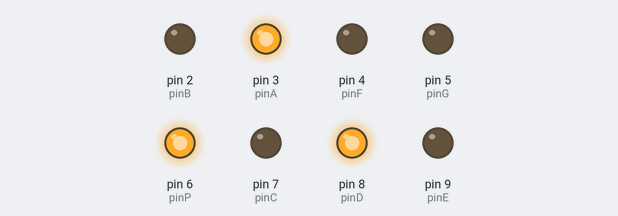
The sketch below on a simulated Arduino Uno, built with avr-gcc and run on an emulated ATmega328P. Parts: output pins drawn as LEDs (lit = HIGH).

Above: at 0.1 s.
At 4.1 s:
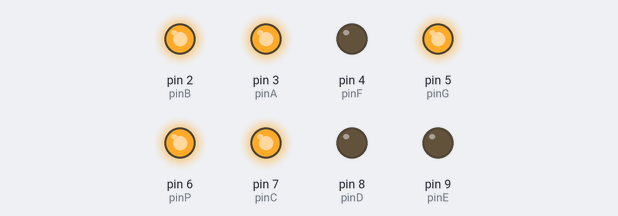
At 8.1 s:
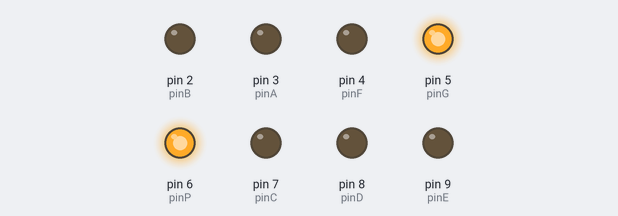
At 18.1 s:
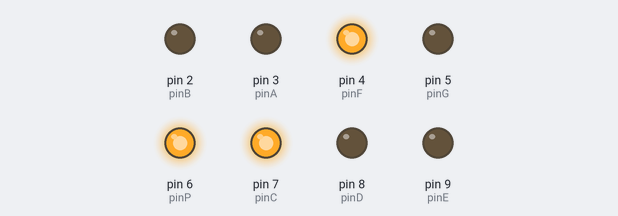
At 28.1 s:
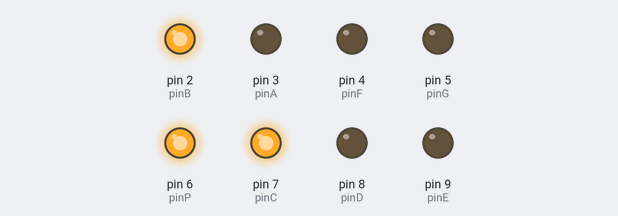
At 38.1 s:
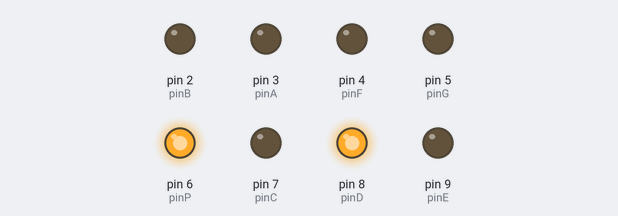
Timing chart, 0 to 39.6 s (numbered marks = the images above):
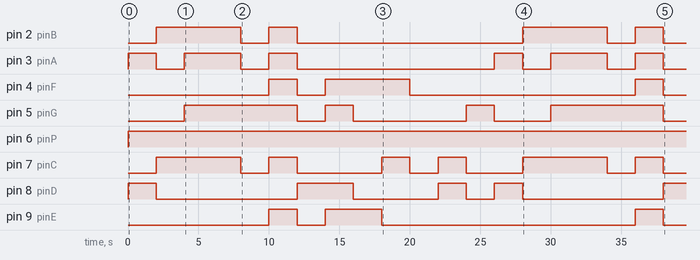

The sketch:

PS1.ino
```cpp
int pinA = 3;
int pinB = 2;
int pinC = 7;
int pinD = 8;
int pinE = 9;
int pinF = 4;
int pinG = 5;
int pinP = 6;

int posicao = 0;
int pinINT0 = 21; // atm2560 pin INT0
int pinINT1 = 20; // atm2560 pin INT1

void setup() {
  pinMode(pinA, OUTPUT);
  pinMode(pinB, OUTPUT);
  pinMode(pinC, OUTPUT);
  pinMode(pinD, OUTPUT);
  pinMode(pinE, OUTPUT);
  pinMode(pinF, OUTPUT);
  pinMode(pinG, OUTPUT);
  pinMode(pinP, OUTPUT);
  attachInterrupt(digitalPinToInterrupt(pinINT0), anterior, RISING);
  attachInterrupt(digitalPinToInterrupt(pinINT1), proximo, RISING);
}

void loop() {
//int hello_at328p[12] = { H,  E,  L,  L, O,  _,  A, T, 3, 2, 8,  P};
  int hello_at328p[12] = {12, 11, 13, 13, 0, 16, 10, 7, 3, 2, 8, 14};
  reset();
  if (posicao > 12) posicao = 0;
  numeros(hello_at328p[posicao]);
  posicao++; // ++posicao;
  delay(2000);
}

void anterior() {
  if (posicao == 0) {
    posicao = 12;
  } else {
    --posicao;
  }
  digitalWrite(pinP, LOW);
  delay(5000);
  digitalWrite(pinP, HIGH);
}

void proximo() {
  if (posicao == 12) {
    posicao = 0;
  } else {
    ++posicao;
  }
  digitalWrite(pinP, LOW);
  delay(5000);
  digitalWrite(pinP, HIGH);
}

void reset() {
  digitalWrite(pinA, HIGH);
  digitalWrite(pinB, HIGH);
  digitalWrite(pinC, HIGH);
  digitalWrite(pinD, HIGH);
  digitalWrite(pinE, HIGH);
  digitalWrite(pinF, HIGH);
  digitalWrite(pinG, HIGH);
  digitalWrite(pinP, HIGH);
}

void numeros(int i) {
    reset();
    switch(i) {
      case 0: // zero e O
        digitalWrite(pinA, LOW);
        digitalWrite(pinB, LOW);
        digitalWrite(pinC, LOW);
        digitalWrite(pinD, LOW);
        digitalWrite(pinE, LOW);
        digitalWrite(pinF, LOW);
      break;
      case 1:
        digitalWrite(pinB, LOW);
        digitalWrite(pinC, LOW);
      break;
      case 2:
        digitalWrite(pinA, LOW);
        digitalWrite(pinB, LOW);
        digitalWrite(pinG, LOW);
        digitalWrite(pinE, LOW);
        digitalWrite(pinD, LOW);
      break;
      case 3:
        digitalWrite(pinA, LOW);
        digitalWrite(pinB, LOW);
        digitalWrite(pinG, LOW);
        digitalWrite(pinC, LOW);
        digitalWrite(pinD, LOW);
      break;
      case 4:
        digitalWrite(pinF, LOW);
        digitalWrite(pinG, LOW);
        digitalWrite(pinB, LOW);
        digitalWrite(pinC, LOW);
      break;
      case 5:
        digitalWrite(pinA, LOW);
        digitalWrite(pinF, LOW);
        digitalWrite(pinG, LOW);
        digitalWrite(pinC, LOW);
        digitalWrite(pinD, LOW);
      break;
      case 6:
        digitalWrite(pinF, LOW);
        digitalWrite(pinE, LOW);
        digitalWrite(pinD, LOW);
        digitalWrite(pinC, LOW);
        digitalWrite(pinG, LOW);
      break;
      case 7: // sete e T
        digitalWrite(pinA, LOW);
        digitalWrite(pinB, LOW);
        digitalWrite(pinC, LOW);
      break;
      case 8:
        digitalWrite(pinA, LOW);
        digitalWrite(pinF, LOW);
        digitalWrite(pinG, LOW);
        digitalWrite(pinC, LOW);
        digitalWrite(pinD, LOW);
        digitalWrite(pinE, LOW);
        digitalWrite(pinB, LOW);
      break;
      case 9:
        digitalWrite(pinG, LOW);
        digitalWrite(pinF, LOW);
        digitalWrite(pinA, LOW);
        digitalWrite(pinB, LOW);
        digitalWrite(pinC, LOW);
      break;
      case 10: // A
        digitalWrite(pinE, LOW);
        digitalWrite(pinF, LOW);
        digitalWrite(pinA, LOW);
        digitalWrite(pinB, LOW);
        digitalWrite(pinC, LOW);
        digitalWrite(pinG, LOW);
      break;
      case 11: // E
        digitalWrite(pinA, LOW);
        digitalWrite(pinF, LOW);
        digitalWrite(pinE, LOW);
        digitalWrite(pinD, LOW);
        digitalWrite(pinG, LOW);
      break;
      case 12: // H
        digitalWrite(pinF, LOW);
        digitalWrite(pinE, LOW);
        digitalWrite(pinB, LOW);
        digitalWrite(pinC, LOW);
        digitalWrite(pinG, LOW);
      break;
      case 13: // L
        digitalWrite(pinF, LOW);
        digitalWrite(pinE, LOW);
        digitalWrite(pinD, LOW);
      break;
      case 14: // P
        digitalWrite(pinE, LOW);
        digitalWrite(pinF, LOW);
        digitalWrite(pinA, LOW);
        digitalWrite(pinB, LOW);
        digitalWrite(pinG, LOW);
      break;
      case 15: // T2
        digitalWrite(pinE, LOW);
        digitalWrite(pinF, LOW);
        digitalWrite(pinA, LOW);
      break;
      case 16: // _
        digitalWrite(pinD, LOW);
      break;
    }
}
```

Measured:
- by itself, pin 2 (pinB): LOW → HIGH at 2.0 s, → LOW 6.0 s later, → HIGH 2.0 s later, → LOW 2.0 s later, … (8 changes in this stretch)
- by itself, pin 3 (pinA): LOW → HIGH at 0.00 s, → LOW 2.0 s later, → HIGH 2.0 s later, → LOW 4.0 s later, … (12 changes in this stretch)
- by itself, pin 4 (pinF): goes HIGH 2.0 s, LOW 2.0 s, HIGH 6.0 s, LOW 16.0 s, HIGH 2.0 s, then LOW
- by itself, pin 5 (pinG): LOW → HIGH at 4.0 s, → LOW 8.0 s later, → HIGH 2.0 s later, → LOW 2.0 s later, … (8 changes in this stretch)
- by itself, pin 6 (pinP): LOW → HIGH at 0.00 s
- by itself, pin 7 (pinC): LOW → HIGH at 2.0 s, → LOW 6.0 s later, → HIGH 2.0 s later, → LOW 2.0 s later, … (12 changes in this stretch)
- by itself, pin 8 (pinD): LOW → HIGH at 0.00 s, → LOW 2.0 s later, → HIGH 10.0 s later, → LOW 4.0 s later, … (9 changes in this stretch)
- by itself, pin 9 (pinE): goes HIGH 2.0 s, LOW 2.0 s, HIGH 4.0 s, LOW 18.0 s, HIGH 2.0 s, then LOW
